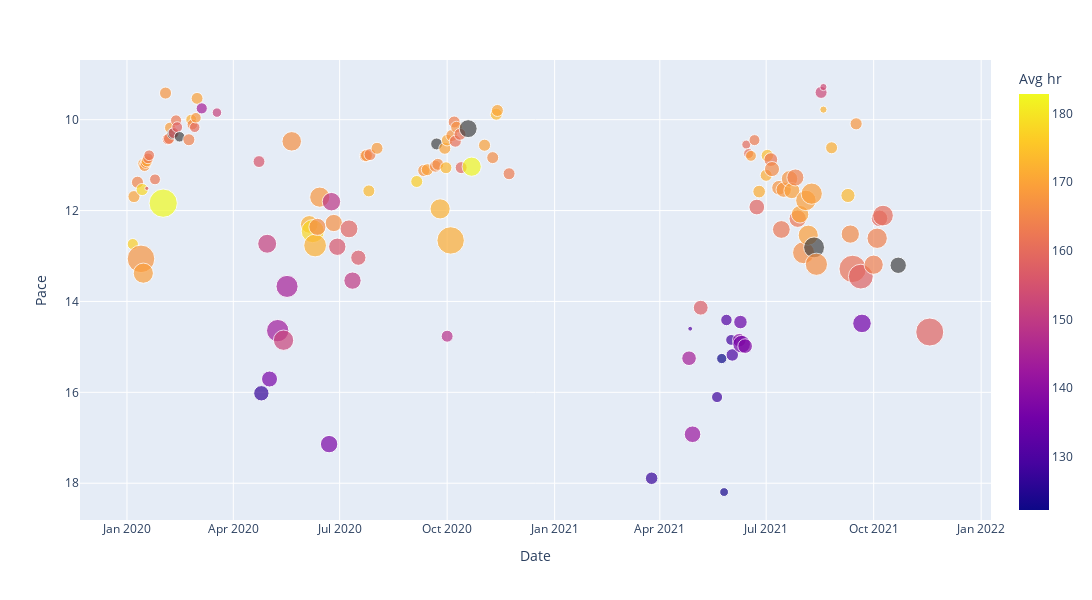

The notebook cell this image was saved under:
### Code cell
fp.is_github = False # Remove this line for interactive plot
fp.plot_run(y_data='Pace', sz_data='Distance', clr_data='Avg HR')

### Figure 1 — Plotly figure (JSON) as saved in the notebook; plotly's stock layout.template omitted (floating-point values rounded to 4 significant figures; data arrays with more than 128 entries replaced by an {"elided": "..."} marker saying what was removed)
{"data": [{"customdata": {"elided": "137x9 mixed values"}, "hovertemplate": "Date=%{x}<br>Pace=%{y:.2f}<br>size=%{marker.size}<br>Speed=%{customdata[0]:.2f}<br>Distance=%{customdata[1]:.2f}<br>Avg hr=%{marker.color:.1f}<br>Max hr=%{customdata[3]:.1f}<br>Temperature=%{customdata[4]:.1f}<br>Humidity=%{customdata[5]}<br>Energy=%{customdata[6]:.0f}<br>Start=%{customdata[7]}<br>Duration=%{customdata[8]:.2f}<extra></extra>", "legendgroup": "", "marker": {"color": {"elided": "137 float values"}, "coloraxis": "coloraxis", "size": {"elided": "137 float values"}, "sizemode": "area", "sizeref": 0.01396, "symbol": "circle"}, "mode": "markers", "name": "", "orientation": "v", "showlegend": false, "type": "scatter", "x": {"elided": "137 str values"}, "xaxis": "x", "y": {"elided": "137 float values"}, "yaxis": "y"}], "layout": {"coloraxis": {"colorbar": {"title": {"text": "Avg hr"}}, "colorscale": [[0, "#0d0887"], [0.1111, "#46039f"], [0.2222, "#7201a8"], [0.3333, "#9c179e"], [0.4444, "#bd3786"], [0.5556, "#d8576b"], [0.6667, "#ed7953"], [0.7778, "#fb9f3a"], [0.8889, "#fdca26"], [1, "#f0f921"]]}, "height": 600, "legend": {"itemsizing": "constant", "tracegroupgap": 0}, "margin": {"t": 60}, "width": 1500, "xaxis": {"anchor": "y", "domain": [0, 1], "title": {"text": "Date"}}, "yaxis": {"anchor": "x", "autorange": "reversed", "domain": [0, 1], "title": {"text": "Pace"}}}}
